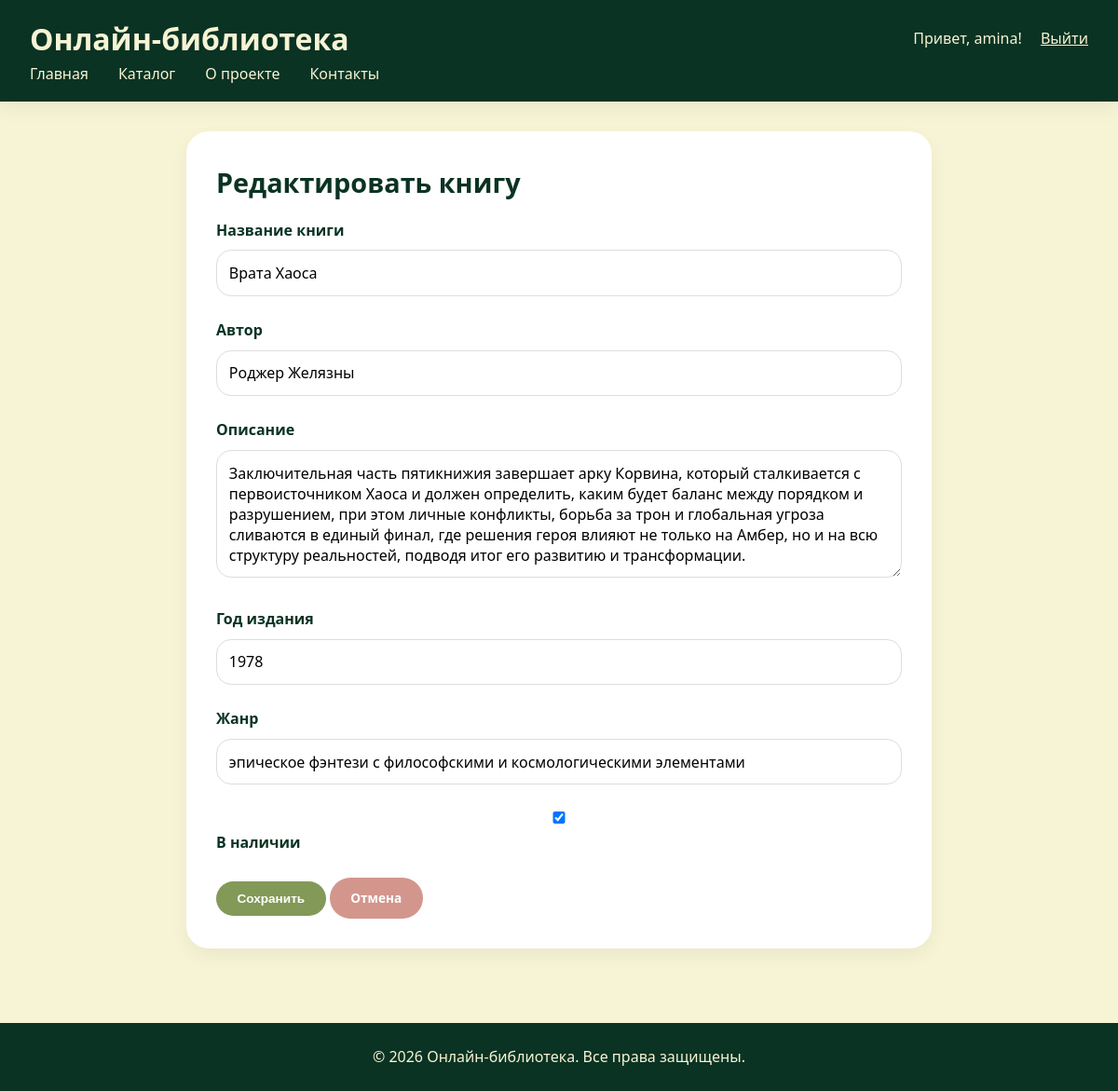
The page /book/9/edit/ (signed in) on the database its author committed.
### library/models.py (models this page shows, shortened)
class Book(models.Model):
    title = models.CharField(max_length=200, verbose_name="Название")
    author = models.CharField(max_length=200, verbose_name="Автор")
    description = models.TextField(verbose_name="Описание")
    year = models.IntegerField(verbose_name="Год издания", null=True, blank=True)
    genre = models.CharField(max_length=100, verbose_name="Жанр", null=True, blank=True)
    available = models.BooleanField(default=True, verbose_name="В наличии")
    created_at = models.DateTimeField(auto_now_add=True, verbose_name="Дата добавления")
    class Meta:
        verbose_name = "Книга"
        verbose_name_plural = "Книги"
        ordering = ['-created_at']

### library/views.py (the view)
# urls.py: path('book/<int:book_id>/edit/', views.book_edit, name='book_edit'),
@login_required
def book_edit(request, book_id):
    book = get_object_or_404(Book, id=book_id)
    if request.method == 'POST':
        form = BookForm(request.POST, instance=book)
        if form.is_valid():
            form.save()
            return redirect('book_detail', book_id=book.id)
    else:
        form = BookForm(instance=book)
    return render(request, 'book_form.html', {'form': form, 'title': 'Редактировать книгу', 'book': book})

### library/forms.py
class BookForm(forms.ModelForm):
    class Meta:
        model = Book
        fields = ['title', 'author', 'description', 'year', 'genre', 'available']
        widgets = {
            'description': forms.Textarea(attrs={'rows': 4}),
            'year': forms.NumberInput(attrs={'min': 1800, 'max': 2030}),
        }

### templates/book_form.html (shortened to what this page needs)
<!DOCTYPE html>
<html lang="ru">
<head>
    {% load static %}
    <link rel="stylesheet" href="{% static 'css/style.css' %}">
</head>
<body>
    <header>
        <div style="display: flex; justify-content: space-between; align-items: center;">
            <h1>Онлайн-библиотека</h1>
            <div>
                {% if user.is_authenticated %}
                    <span>Привет, {{ user.username }}!</span>
                    <a href="/accounts/logout/" style="color: #F7F4D5; margin-left: 1rem;">Выйти</a>
                {% else %}
                    <a href="/accounts/login/" style="color: #F7F4D5;">Войти</a>
                    <a href="/register/" style="color: #F7F4D5; margin-left: 1rem;">Регистрация</a>
                {% endif %}
            </div>
        </div>
        <nav>
            <ul>
                <li><a href="/">Главная</a></li>
                <li><a href="/catalog/">Каталог</a></li>
                <li><a href="/about/">О проекте</a></li>
                <li><a href="/contacts/">Контакты</a></li>
            </ul>
        </nav>
    </header>
    <main>
        <section style="max-width: 800px; margin: 0 auto;">
            <h2>{{ title }}</h2>
            <form method="post">
                <div class="form-group">
                    <label for="id_title">Название книги</label>
                    <input type="text" name="title" id="id_title" value="{{ form.title.value|default:'' }}" required>
                </div>
                <div class="form-group">
                    <label for="id_author">Автор</label>
                    <input type="text" name="author" id="id_author" value="{{ form.author.value|default:'' }}" required>
                </div>
                <div class="form-group">
                    <label for="id_description">Описание</label>
                    <textarea name="description" id="id_description" rows="5" required>{{ form.description.value|default:'' }}</textarea>
                </div>
                <div class="form-group">
                    <label for="id_year">Год издания</label>
                    <input type="number" name="year" id="id_year" value="{{ form.year.value|default:'' }}">
                </div>
                <div class="form-group">
                    <label for="id_genre">Жанр</label>
                    <input type="text" name="genre" id="id_genre" value="{{ form.genre.value|default:'' }}">
                </div>
                <div class="form-group">
                    <label for="id_available">
                        <input type="checkbox" name="available" id="id_available" {% if form.available.value %}checked{% endif %}>
                        В наличии
                    </label>
                </div>
                <button type="submit" class="btn" style="background: #839958;">Сохранить</button>
                <a href="/catalog/" class="btn" style="background: #D3968C;">Отмена</a>
            </form>
        </section>
    </main>
    <footer>
        <p>&copy; 2026 Онлайн-библиотека. Все права защищены.</p>
    </footer>
</body>
</html>

### static/css/style.css (style rules this page uses)
:root { --dark-green: #0A3323; --moss-green: #839958; --beige: #F7F4D5; --rosy-brown: #D3968C; --midnight-green: #105666; --white: #ffffff; --shadow: 0 8px 20px rgba(0,0,0,0.05); --shadow-hover: 0 12px 28px rgba(0,0,0,0.1); }
* { margin: 0; padding: 0; box-sizing: border-box; }
body { font-family: 'Segoe UI', Roboto, 'Helvetica Neue', sans-serif; background-color: var(--beige); color: var(--dark-green); line-height: 1.6; min-height: 100vh; display: flex; flex-direction: column; }
header { background: var(--dark-green); color: var(--beige); padding: 1rem 2rem; box-shadow: var(--shadow); }
nav ul { display: flex; list-style: none; gap: 2rem; }
nav a { color: var(--beige); text-decoration: none; font-weight: 500; transition: opacity 0.2s; }
main { flex: 1; max-width: 1300px; margin: 2rem auto; padding: 0 1.5rem; width: 100%; }
section { background: var(--white); border-radius: 24px; padding: 2rem; margin-bottom: 2rem; box-shadow: var(--shadow); }
.btn { display: inline-block; background: var(--midnight-green); color: white; border: none; padding: 0.7rem 1.4rem; border-radius: 40px; font-size: 0.85rem; font-weight: 600; cursor: pointer; transition: all 0.2s ease; text-decoration: none; text-align: center; }
h2 { font-size: 1.8rem; margin-bottom: 1rem; color: var(--dark-green); }
.form-group { margin-bottom: 1.2rem; }
.form-group label { display: block; margin-bottom: 0.4rem; font-weight: 500; }
.form-group input, .form-group textarea, .form-group select { width: 100%; padding: 0.8rem; border: 1px solid #ddd; border-radius: 16px; font-family: inherit; }
footer { background: var(--dark-green); color: var(--beige); text-align: center; padding: 1.5rem; margin-top: 3rem; }

### templates/book_form.html (style rules this page uses)
.form-group { margin-bottom: 1.5rem; }
.form-group label { display: block; margin-bottom: 0.5rem; font-weight: 600; color: #0A3323; }
.form-group input, .form-group textarea, .form-group select { width: 100%; padding: 0.8rem; border: 1px solid #ddd; border-radius: 16px; font-size: 1rem; }

### rows shown on the page
Book: title "Врата Хаоса", author "Роджер Желязны", description "Заключительная часть пятикнижия завершает арку Корвина, который сталкивается с первоисточником Хаоса и должен определить, каким будет баланс между порядком и разрушением, при этом личные конфликты, борьба за трон и глобальная угроза сливаются в единый финал, где решения героя влияют не только на Амбер, но и на всю структуру реальностей, подводя итог его развитию и трансформации.", genre "эпическое фэнтези с философскими и космологическими элементами"

### other values the page prints
{{ user.username }} "amina"
{{ title }} "Редактировать книгу"
